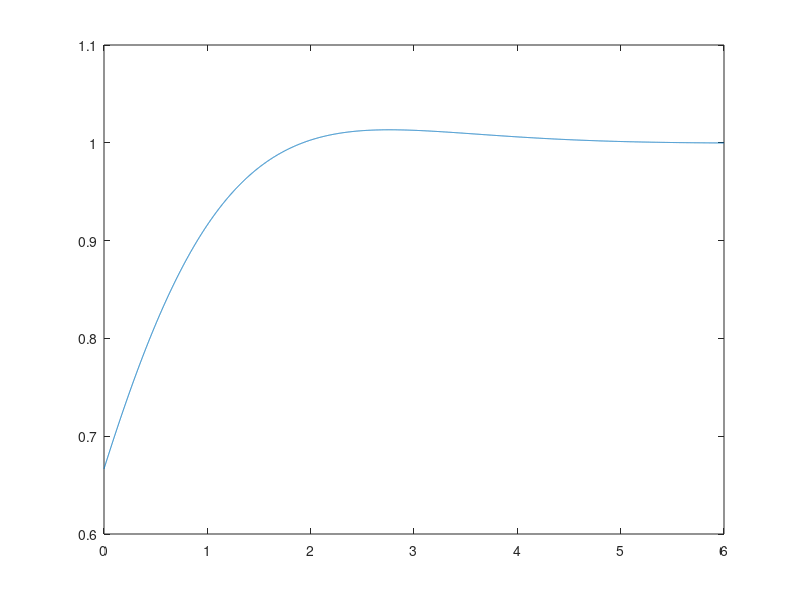

The MATLAB source for this figure:
pkg load control
pkg load signal

a1 = 0.99736
b1 = 0.0019800 
tempo = 0:0.001:6;

sysZ = tf([0.095163], [1 -0.904837], 0.1);
sysS = d2c(sysZ);

acao_proporcional = tf(5);
acao_integral = tf([5], [1 0]);
acao_derivativa = tf([2, 0], [1]);

acao_controlador = acao_proporcional + acao_integral + acao_derivativa;

MA = acao_controlador*sysS;

MF = feedback(MA, 1);

resp = step(MF, tempo);
plot(tempo, resp)